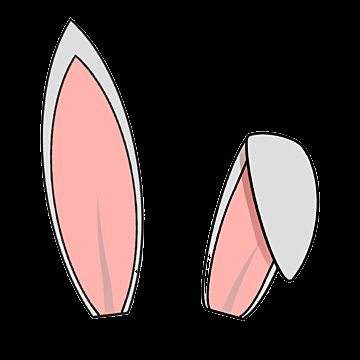
#> input picture images/ears.png, 360 x 360 px, found by its file name
$ python create_card.py
#> lines starting #> are read from the running program, lines starting #| are printed output that depends on the picture
import cv2
filter = cv2.imread('ears.png')
#> filter is the input picture: shape (360, 360, 3); mean B, G, R 50.7, 51.4, 62.9
img = cv2.imread('img.jpg')
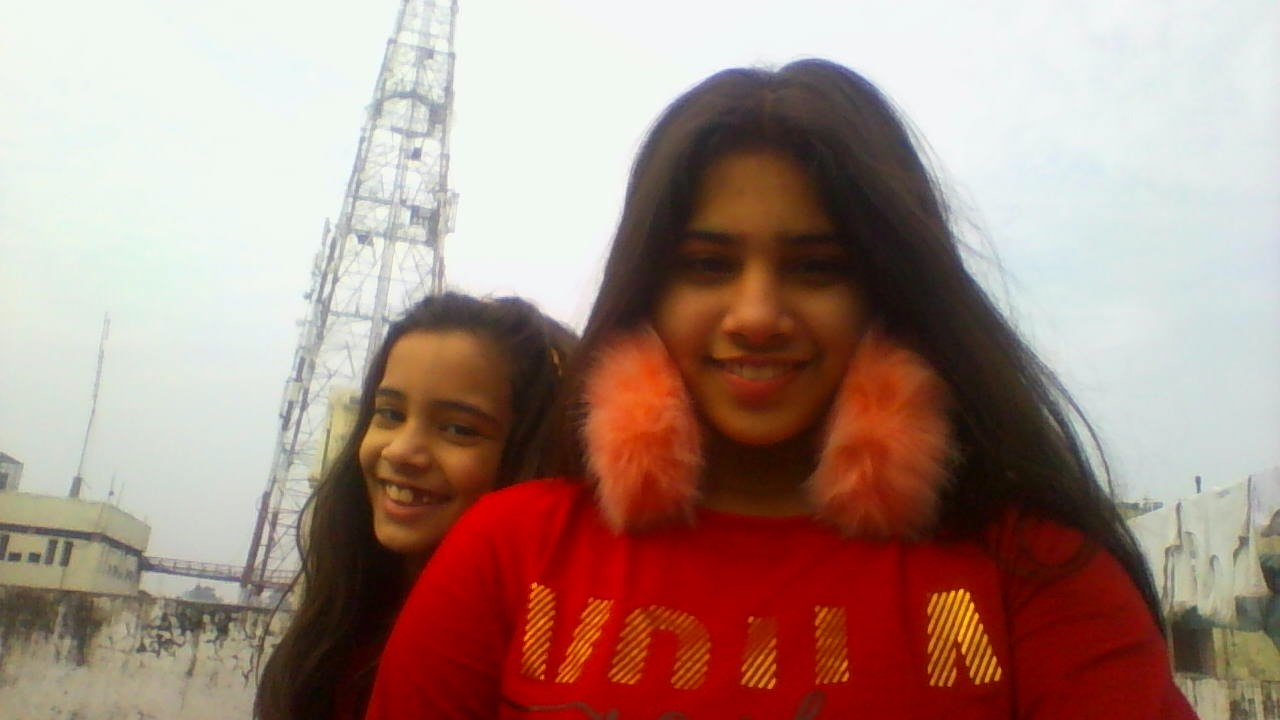
#> input picture images/img.jpg, 1280 x 720 px, found by its file name
#> img is the input picture: shape (720, 1280, 3); mean B, G, R 128.8, 138.7, 167.9

ears = filter[10:330,30:330] #height. width
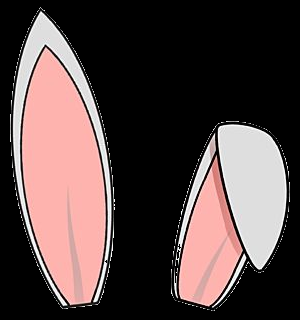
#> ears: shape (320, 300, 3); mean B, G, R 68.4, 69.4, 84.9
img[12:332, 330:630] = ears

txt1 = 'some memories never get old!'

cv2.putText(img,
           txt1,
           (400, 360),
           fontFace=cv2.FONT_HERSHEY_COMPLEX_SMALL,
           fontScale=1.3,
           color=(180, 200, 255)
           )
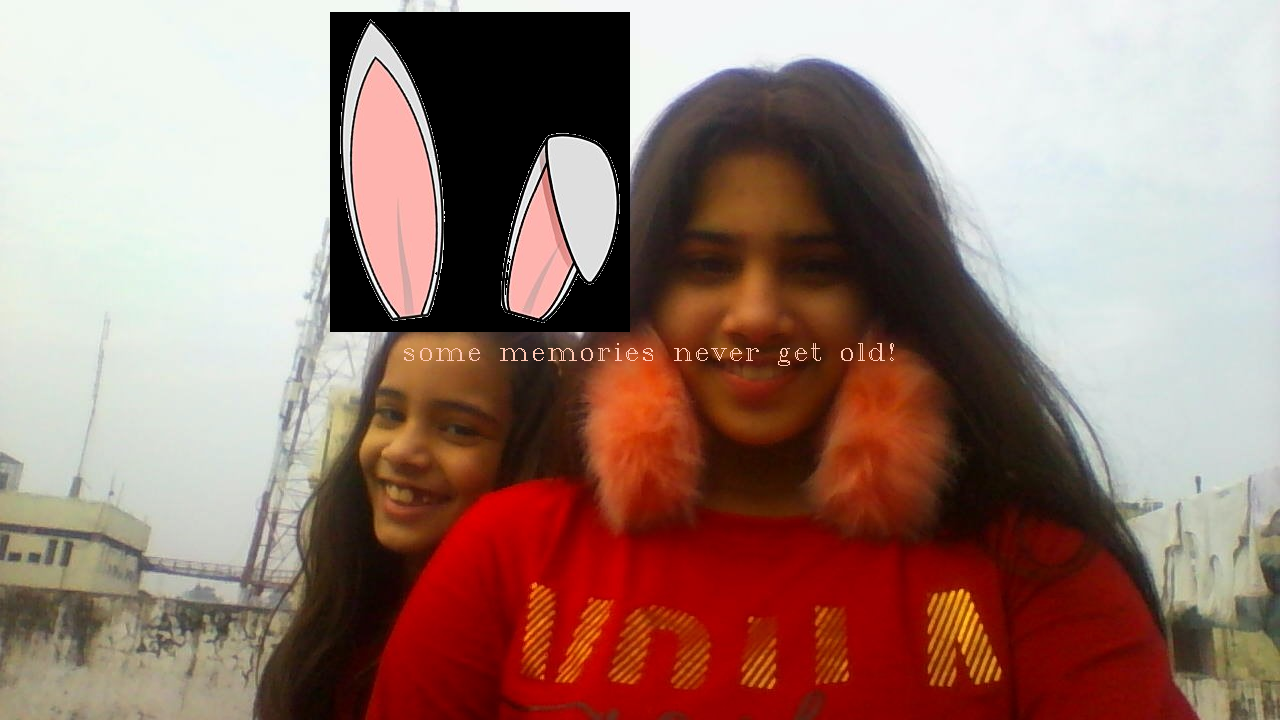
#> img: shape (720, 1280, 3); mean B, G, R 113.5, 123, 154.1

cv2.imshow("output",img)
cv2.waitKey(0)
